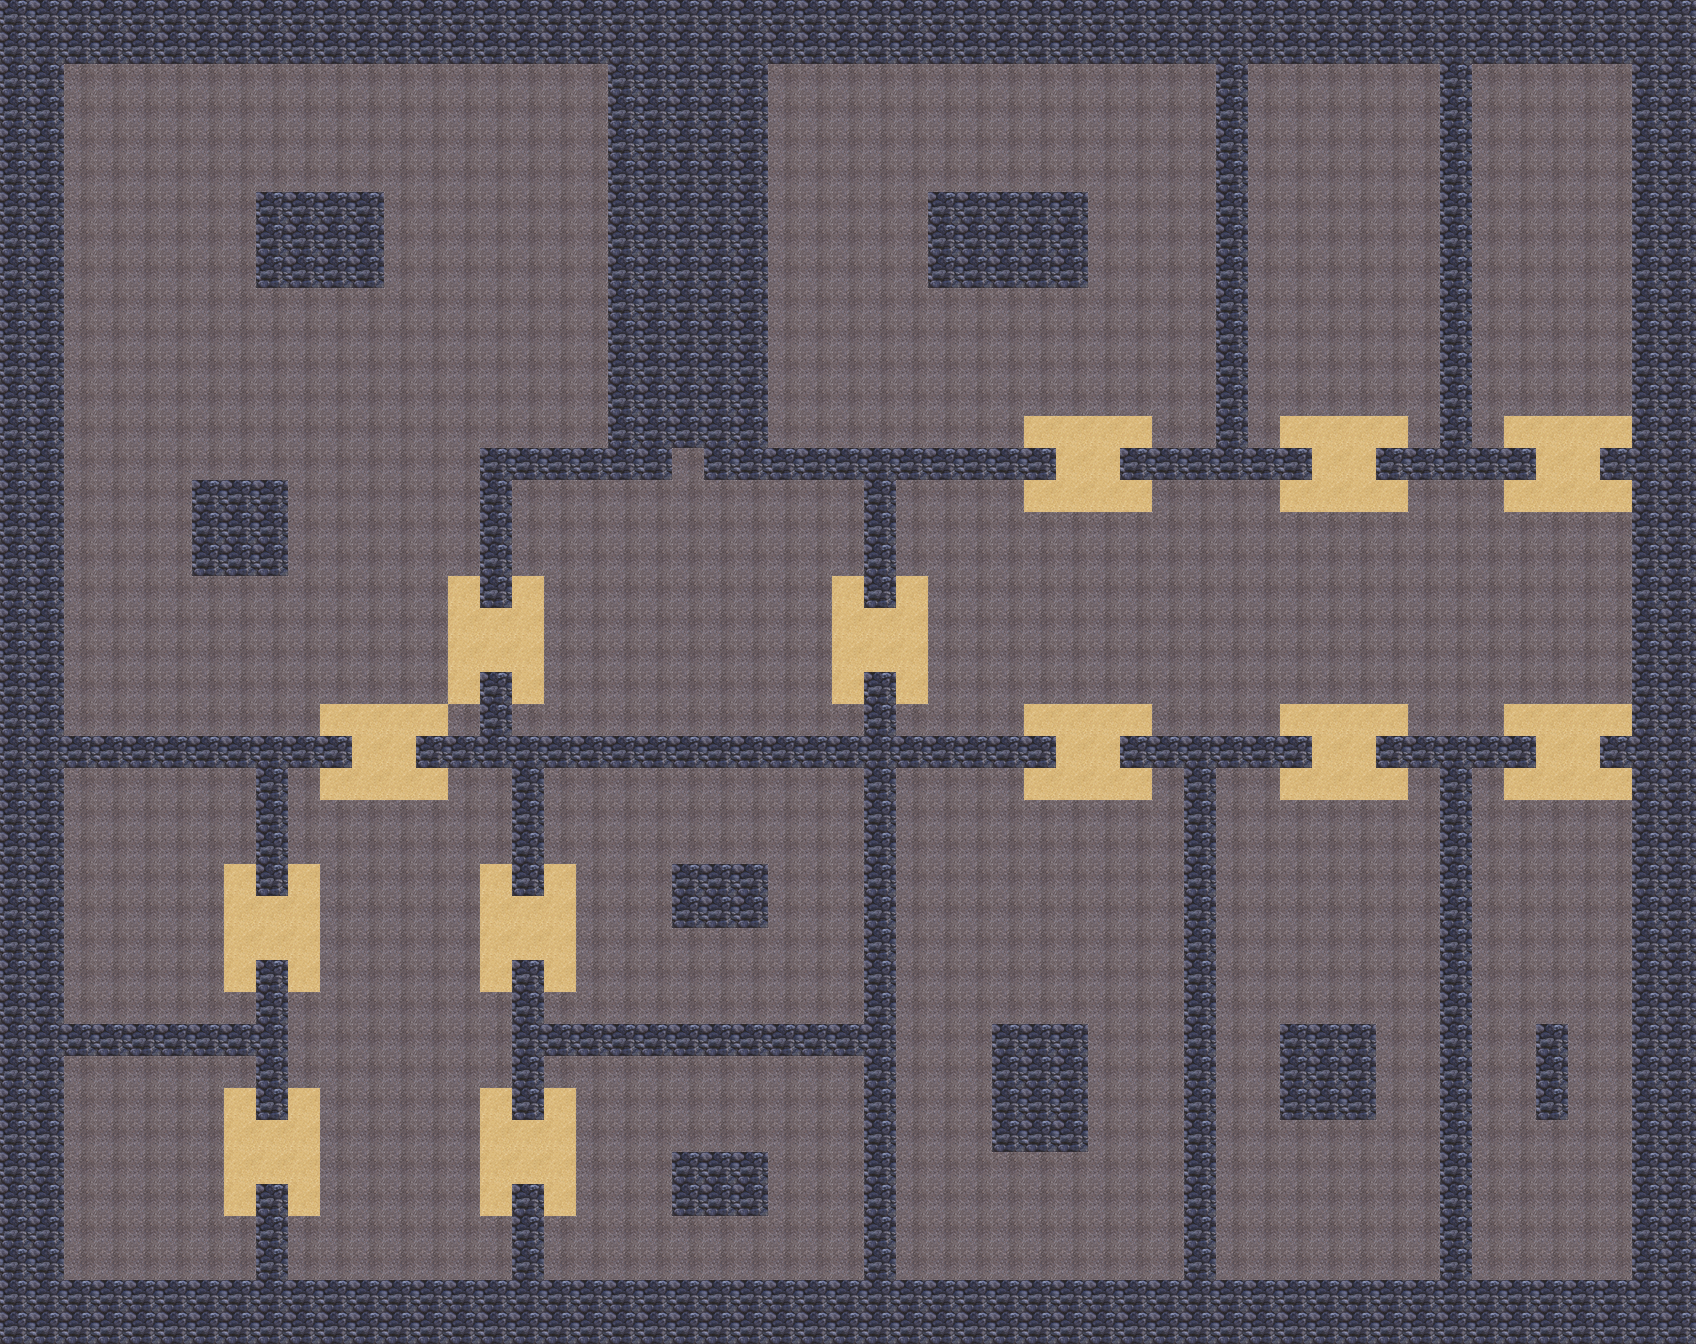

This game map was drawn from its Tiled (.tmx) file and the tilesets committed beside it. A one-line description and the trimmed map source follow:
An orthogonal 53x42 tile map with 32x32 px tiles, 2 tile layers (ground, wall) and 56 objects.

<map version="1.0" orientation="orthogonal" renderorder="right-down" width="53" height="42" tilewidth="32" tileheight="32" nextobjectid="67">
 <tileset firstgid="1" name="dungeon" tilewidth="32" tileheight="32">
  <image source="dungeon.png" trans="ff00ff" width="96" height="96" />
 </tileset>
 <layer name="ground" width="53" height="42">
  <data>[2226 cells, 2226 non-empty, 2 distinct tile ids]</data>
 </layer>
 <layer name="wall" width="53" height="42">
  <data>[2226 cells, 690 non-empty, 1 distinct tile ids]</data>
 </layer>
 <objectgroup name="player">
  <object id="1" x="685.333" y="632">
   <ellipse />
  </object>
 </objectgroup>
 <objectgroup name="goal">
  <object id="46" x="672" y="448.091" width="32" height="32" />
 </objectgroup>
 <objectgroup name="lever">
  <object id="57" x="133.333" y="165.333" width="32" height="16" />
  <object id="58" x="132" y="965.333" width="32" height="16" />
  <object id="59" x="140" y="1236" width="32" height="16" />
  <object id="60" x="761.333" y="1241.33" width="32" height="16" />
  <object id="61" x="701.333" y="972" width="32" height="16" />
  <object id="62" x="914.667" y="1110.67" width="32" height="16" />
  <object id="63" x="1400" y="1093.33" width="32" height="16" />
  <object id="64" x="1489.33" y="1069.33" width="32" height="16" />
  <object id="65" x="1328" y="334.667" width="32" height="16" />
  <object id="66" x="816" y="124" width="32" height="16" />
 </objectgroup>
 <objectgroup name="vdoor">
  <object id="33" x="262.667" y="895.333" width="16" height="64" />
  <object id="34" x="487" y="607.333" width="16" height="64" />
  <object id="35" x="519" y="895" width="16" height="64" />
  <object id="36" x="520" y="1119" width="16" height="64" />
  <object id="37" x="263" y="1119" width="16" height="64" />
  <object id="38" x="869" y="607" width="16" height="64" />
 </objectgroup>
 <objectgroup name="hdoor">
  <object id="39" x="1056" y="743.333" width="64" height="16" />
  <object id="40" x="1056" y="458" width="64" height="16" />
  <object id="41" x="1312" y="453" width="64" height="16" />
  <object id="42" x="1537" y="455" width="64" height="16" />
  <object id="43" x="1536" y="744" width="64" height="16" />
  <object id="44" x="1312" y="744" width="64" height="16" />
  <object id="45" x="352" y="744" width="64" height="16" />
 </objectgroup>
 <objectgroup name="enemy">
  <object id="2" x="248" y="386.667">
   <ellipse />
  </object>
  <object id="3" x="125.333" y="896">
   <ellipse />
  </object>
  <object id="4" x="113.333" y="1180">
   <ellipse />
  </object>
  <object id="5" x="830.667" y="1112">
   <ellipse />
  </object>
  <object id="6" x="821.333" y="820">
   <ellipse />
  </object>
  <object id="7" x="1273.33" y="598.667">
   <ellipse />
  </object>
  <object id="8" x="1128" y="118.667">
   <ellipse />
  </object>
  <object id="9" x="1340" y="192">
   <ellipse />
  </object>
  <object id="10" x="1566.67" y="201.333">
   <ellipse />
  </object>
  <object id="11" x="1548" y="1193.33">
   <ellipse />
  </object>
  <object id="12" x="1324" y="1182.67">
   <ellipse />
  </object>
  <object id="13" x="1017.33" y="1205.33">
   <ellipse />
  </object>
 </objectgroup>
 <objectgroup name="trap">
  <object id="14" x="1086.67" y="578.667" width="32" height="32" />
  <object id="15" x="898.667" y="316" width="32" height="32" />
  <object id="16" x="126.667" y="666.667" width="32" height="32" />
  <object id="17" x="385.333" y="960" width="32" height="32" />
  <object id="18" x="389.333" y="1177.33" width="32" height="32" />
  <object id="19" x="382.667" y="1056" width="32" height="32" />
  <object id="20" x="970.667" y="898.667" width="32" height="32" />
  <object id="21" x="1021.33" y="898.667" width="32" height="32" />
  <object id="22" x="1077.33" y="897.333" width="32" height="32" />
  <object id="23" x="1321.33" y="897.333" width="32" height="32" />
  <object id="24" x="1542.67" y="896" width="32" height="32" />
  <object id="25" x="1449.33" y="584" width="32" height="32" />
  <object id="26" x="1549.33" y="582.667" width="32" height="32" />
  <object id="27" x="1328" y="273.333" width="32" height="32" />
  <object id="28" x="1545.33" y="274.667" width="32" height="32" />
  <object id="29" x="570.667" y="794.667" width="32" height="32" />
  <object id="30" x="581.333" y="980" width="32" height="32" />
  <object id="31" x="117.333" y="1077.33" width="32" height="32" />
  <object id="32" x="181.333" y="802.667" width="32" height="32" />
 </objectgroup>
</map>
